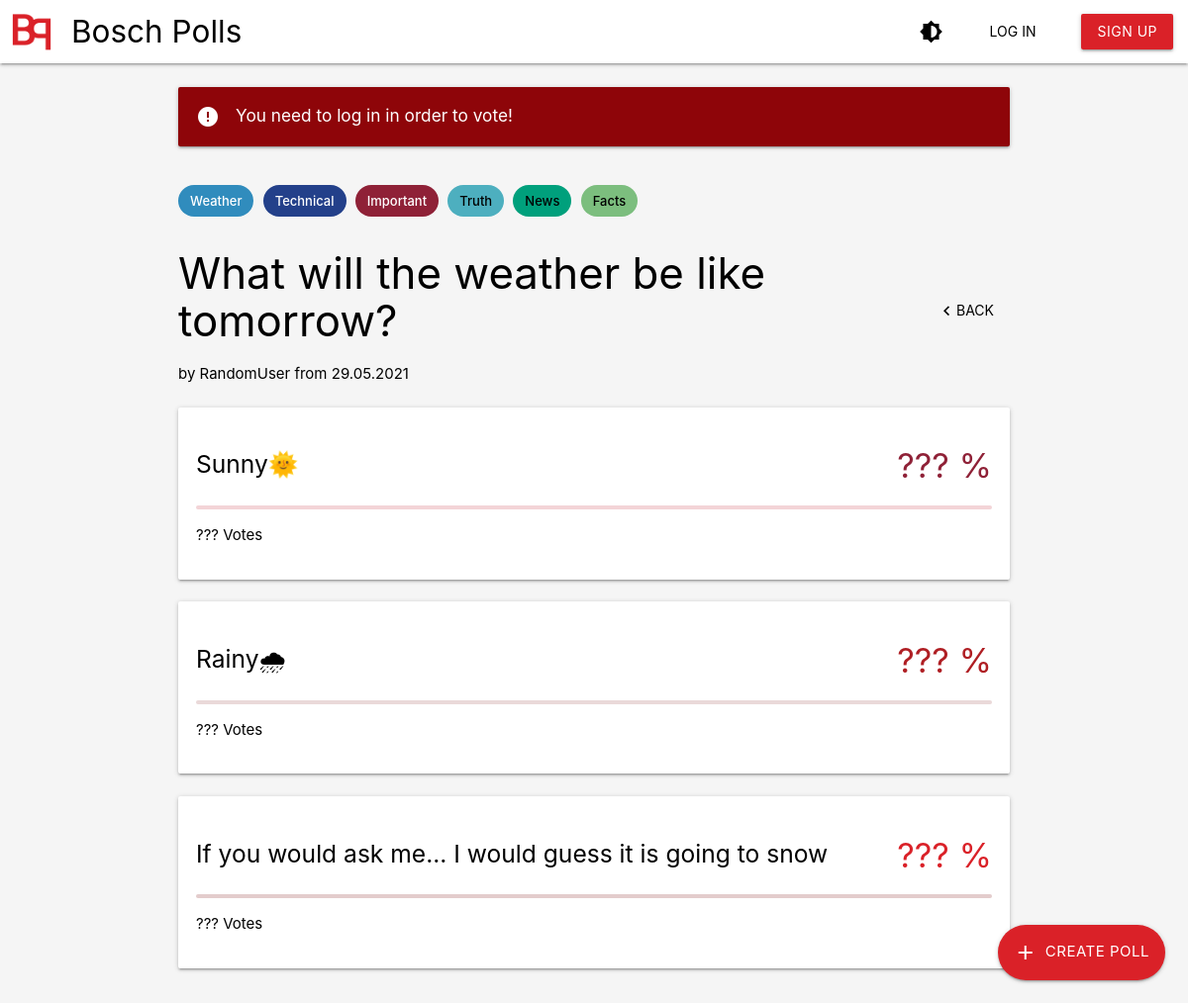
Page /polls/3/ on the committed database.
### polls/models.py (models this page shows, shortened)
class Tag(models.Model):
    name = models.CharField(max_length=100)
    color = models.IntegerField()
    polls = models.ManyToManyField(Poll, blank=True)

class Poll(models.Model):
    creator = models.ForeignKey(User, on_delete=models.CASCADE)
    question = models.CharField(max_length=240)
    start_date = models.DateField(default=date.today)
    end_date = models.DateField(null=True, blank=True)
    def get_tags(self):
        tags = []
        for tag in self.tag_set.all():
            tags.append({
                "name": tag.name,
                "color": tag.color % 15 + 1
            })
        return tags

class PollAnswer(models.Model):
    answer = models.CharField(max_length=240)
    poll = models.ForeignKey(Poll, on_delete=models.CASCADE)
    user_votes = models.ManyToManyField(User, blank=True)

### polls/views.py (the view, shortened to what this page needs)
# urls.py: path('polls/<int:poll_id>/', views.single_poll_view, name='polls'),
def single_poll_view(request, poll_id):
    vote = request.POST.get("vote")
    poll = get_object_or_404(Poll, pk=poll_id)
    user_answer = poll.pollanswer_set.filter(user_votes__id=request.user.id).first()
    context = {
        "poll": {
            "id": poll.id,
            "question": poll.question,
            "username": poll.creator.username,
            "tags": poll.get_tags(),
            "start_date": poll.start_date.strftime('%d.%m.%Y'),
            "answers": []
        },
        "is_error": False,
        "msg_error": "",
        "is_creator": request.user == poll.creator
    }
    if not request.user.is_authenticated:
        context["msg_error"] = "You need to log in in order to vote!"
        context["is_error"] = True
        vote = None
    context["voted"] = True if vote else False
    context["poll"]["votes"] = poll.count_votes() if vote else 0
    i = 0
    for answer in poll.pollanswer_set.all():
        context["poll"]["answers"].append({
            "id": answer.id,
            "content": answer.answer,
            "color_index": i % 15 + 1,
            "votes_percent": (answer.count_votes() * 100 / context["poll"]["votes"]) if context["poll"][
                                                                                            "votes"] > 0 else 0,
            "votes": answer.count_votes() if vote else 0,
            "is_voted": int(answer.id) == int(vote) if vote else False,
        })
        i += 1
    return render(request, "single_poll.html", context)

### templates/single_poll.html (shortened to what this page needs)
{% extends 'base.html' %}
{% load static %}
{% block content %}
<div class="container" style="padding-top: var(--space-large)">
    <div class="tag-holder">
        {% for tag in poll.tags %}
        <div class="chip c{{tag.color}}">
            {{tag.name}}
        </div>
        {% endfor %}
    </div>
    <form method="get" class="header-container">
        <div>
            <h3>{{poll.question}}</h3>
            <p>by {{poll.username}} from {{poll.start_date}}</p>
        </div>
        <div class="controls">
            <a class="col waves-effect waves-light btn-flat center-row" href="{% url 'home' %}">
                <i class="material-icons">keyboard_arrow_left</i>
                Back
            </a>
        </div>
    </form>
    <div class="row">
        <form id="answer_form" method="post">
            {% for answer in poll.answers %}
            <div {% if not voted %} onclick="submitAnswer({{answer.id}})" {% endif %}
                 class="card col c{{answer.color_index}}-card {% if answer.is_voted %}c{{answer.color_index}}-card-active card-active{% endif %}"
                 style="width: 100%">
                <div class="card-header">
                    <h5>{{answer.content}}</h5>
                    <h4 class="c{{answer.color_index}}-text">{% if not voted %}???{% else %}{{answer.votes_percent|floatformat:-2}}{% endif %} %</h4>
                </div>
                <div class="progress c{{answer.color_index}}-lighter">
                </div>
                <p>{% if not voted %}???{% else %}{{answer.votes}}{% endif %} Vote{{answer.votes|pluralize}}</p>
            </div>
            {% endfor %}
        </form>
    </div>
</div>
{% endblock %}

### static/css/base_variables.css (style rules this page uses)
:root { --height_toolbar: 64px; --space-tiny: 4px; --space-small: 8px; --space-large: 16px; --space-extreme: 32px; --padding-title: 72px; --dist-card-move: 30px; --border-width: 2px; --color-disabled: #d2d2d2; --color-on-primary: #FFF; --color-on-background-dark: #FFF; --color-surface-dark: #2a2a2a; --color-surface-darker-dark: #242424; --color-background-dark: #1d1d1d; --color-on-background: #000; --color-surface: #FFF; --color-surface-darker: #FCFCFC; --color-background: #F5F5F5; --color-error: #8e0509; --color-on-error: #FFF; --color-primary: #DA2128; --color-primary-ripple: rgba(218, 33, 40, 0.7); }

### static/css/base.css (style rules this page uses)
* { color: var(--color-on-background); }
a { color: var(--color-on-background) !important; }
body { background-color: var(--color-background); }
.controls { display: flex; align-items: flex-end; flex-direction: column; gap: var(--space-small); }
.card { padding: var(--space-large) !important; -webkit-transition: all 0.2s ease-in-out; transition: all 0.2s ease-in-out; border: transparent solid var(--border-width); background-color: var(--color-surface); }
.card-header { display: flex; align-items: center; flex-direction: row; justify-content: space-between; }
.tag-holder { margin-top: var(--space-small); }
.tag-holder * { -moz-user-select: none; -ms-user-select: none; -webkit-user-select: none; user-select: none; }
.header-container { display: flex; align-items: center; flex-direction: row; justify-content: space-between; }
.header-container h3 { overflow: hidden; max-width: 34ch; text-overflow: ellipsis; }
.header-container p { overflow: hidden; max-width: 72ch; text-overflow: ellipsis; }
.center-row { display: flex; align-items: center; flex-direction: row; justify-content: center; }

### static/css/colors.css (style rules this page uses)
html { --color-c1: #8F2137; --color-c1-lighter: #f3d4d7; --color-c1-text: #FFF; --color-c2: #AF1E23; --color-c2-lighter: #ead9d9; --color-c2-text: #FFF; --color-c3: #DA2128; --color-c3-lighter: #e3cccc; --color-c3-text: #FFF; --color-c4: #8B2F5B; --color-c4-lighter: #eed4df; --color-c4-text: #FFF; --color-c5: #843C87; --color-c5-lighter: #e4d3e5; --color-c5-text: #FFF; --color-c6: #50479A; --color-c6-lighter: #dcdaec; --color-c6-text: #FFF; --color-c7: #23408A; --color-c7-lighter: #d9dfef; --color-c7-text: #FFF; --color-c8: #0054A0; --color-c8-lighter: #d7e7ef; --color-c8-text: #FFF; --color-c9: #1D6EB0; --color-c9-lighter: #dce8f3; --color-c9-text: #FFF; --color-c10: #308CBD; --color-c10-lighter: #d9e8f3; --color-c10-text: #FFF; --color-c11: #4DAFBF; --color-c11-lighter: #d3ebef; --color-c11-text: #000; --color-c12: #00A07C; --color-c12-lighter: #d4f1eb; --color-c12-text: #000; --color-c13: #7CBE7E; --color-c13-lighter: #d4ead4; --color-c13-text: #000; --color-c14: #1DA34A; --color-c14-lighter: #e2f5e8; --color-c14-text: #000; --color-c15: #209049; --color-c15-lighter: #d0eada; --color-c15-text: #FFF; }
.c1 { color: var(--color-c1-text); background-color: var(--color-c1) !important; }
.c1-text { color: var(--color-c1); }
.c1-lighter { background-color: var(--color-c1-lighter); }
.c2-text { color: var(--color-c2); }
.c2-lighter { background-color: var(--color-c2-lighter); }
.c3-text { color: var(--color-c3); }
.c3-lighter { background-color: var(--color-c3-lighter); }
.c7 { color: var(--color-c7-text); background-color: var(--color-c7) !important; }
.c10 { color: var(--color-c10-text); background-color: var(--color-c10) !important; }
.c11 { color: var(--color-c11-text); background-color: var(--color-c11) !important; }
.c12 { color: var(--color-c12-text); background-color: var(--color-c12) !important; }
.c13 { color: var(--color-c13-text); background-color: var(--color-c13) !important; }

### rows in the picture
Tag: name "Weather"
Tag: name "Technical"
Tag: name "Important"
Tag: name "Truth"
Tag: name "News"
Tag: name "Facts"
Poll: question "What will the weather be like tomorrow?"
PollAnswer: content "Sunny🌞"
PollAnswer: content "Rainy🌧"
PollAnswer: content "If you would ask me... I would guess it is going to snow"

### other values in the picture
{{ msg_error }} "You need to log in in order to vote!"
{{ poll.username }} "RandomUser"
{{ poll.start_date }} "29.05.2021"
